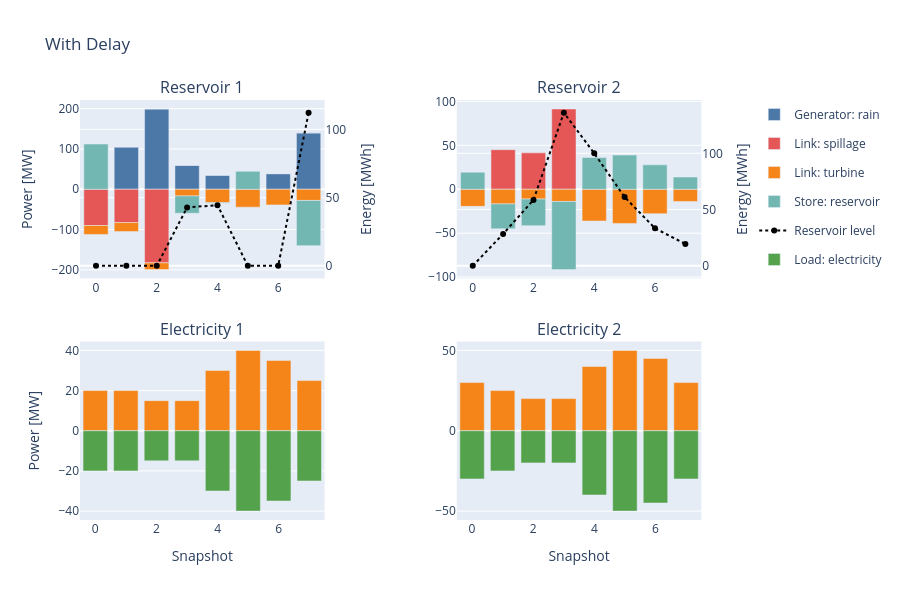

The cell this chart's notebook holds for it:
### Code cell
plot_energy_balance(n, title="With Delay")

### Figure 1 — Plotly figure (JSON) as saved in the notebook; plotly's stock layout.template omitted (floating-point values rounded to 4 significant figures)
{"data": [{"legendgroup": "Generator: rain", "marker": {"color": "#4C78A8"}, "name": "Generator: rain", "showlegend": true, "type": "bar", "x": [0, 1, 2, 3, 4, 5, 6, 7], "xaxis": "x", "y": [0.0, 105.0, 199.4, 59.44, 35.0, 0.0, 38.89, 140.0], "yaxis": "y"}, {"legendgroup": "Link: spillage", "marker": {"color": "#E45756"}, "name": "Link: spillage", "showlegend": true, "type": "bar", "x": [0, 1, 2, 3, 4, 5, 6, 7], "xaxis": "x", "y": [-90.0, -82.78, -182.8, 0.0, 0.0, 0.0, 0.0, 0.0], "yaxis": "y"}, {"legendgroup": "Link: turbine", "marker": {"color": "#F58518"}, "name": "Link: turbine", "showlegend": true, "type": "bar", "x": [0, 1, 2, 3, 4, 5, 6, 7], "xaxis": "x", "y": [-22.22, -22.22, -16.67, -16.67, -33.33, -44.44, -38.89, -27.78], "yaxis": "y"}, {"legendgroup": "Store: reservoir", "marker": {"color": "#72B7B2"}, "name": "Store: reservoir", "showlegend": true, "type": "bar", "x": [0, 1, 2, 3, 4, 5, 6, 7], "xaxis": "x", "y": [112.2, 0.0, 0.0, -42.78, -1.667, 44.44, 0.0, -112.2], "yaxis": "y"}, {"legendgroup": "Reservoir level", "line": {"color": "black", "dash": "dot", "width": 2}, "mode": "lines+markers", "name": "Reservoir level", "showlegend": true, "type": "scatter", "x": [0, 1, 2, 3, 4, 5, 6, 7], "xaxis": "x", "y": [0.0, 0.0, 0.0, 42.78, 44.44, 0.0, 0.0, 112.2], "yaxis": "y2"}, {"legendgroup": "Link: spillage", "marker": {"color": "#E45756"}, "name": "Link: spillage", "showlegend": false, "type": "bar", "x": [0, 1, 2, 3, 4, 5, 6, 7], "xaxis": "x2", "y": [0.0, 45.0, 41.39, 91.39, 0.0, 0.0, 0.0, 0.0], "yaxis": "y3"}, {"legendgroup": "Link: turbine", "marker": {"color": "#F58518"}, "name": "Link: turbine", "showlegend": false, "type": "bar", "x": [0, 1, 2, 3, 4, 5, 6, 7], "xaxis": "x2", "y": [-19.44, -16.67, -11.11, -13.89, -36.11, -38.89, -27.78, -13.89], "yaxis": "y3"}, {"legendgroup": "Store: reservoir", "marker": {"color": "#72B7B2"}, "name": "Store: reservoir", "showlegend": false, "type": "bar", "x": [0, 1, 2, 3, 4, 5, 6, 7], "xaxis": "x2", "y": [19.44, -28.33, -30.28, -77.5, 36.11, 38.89, 27.78, 13.89], "yaxis": "y3"}, {"legendgroup": "Reservoir level", "line": {"color": "black", "dash": "dot", "width": 2}, "mode": "lines+markers", "name": "Reservoir level", "showlegend": false, "type": "scatter", "x": [0, 1, 2, 3, 4, 5, 6, 7], "xaxis": "x2", "y": [0.0, 28.33, 58.61, 136.1, 100.0, 61.11, 33.33, 19.44], "yaxis": "y4"}, {"legendgroup": "Link: turbine", "marker": {"color": "#F58518"}, "name": "Link: turbine", "showlegend": false, "type": "bar", "x": [0, 1, 2, 3, 4, 5, 6, 7], "xaxis": "x3", "y": [20.0, 20.0, 15.0, 15.0, 30.0, 40.0, 35.0, 25.0], "yaxis": "y5"}, {"legendgroup": "Load: electricity", "marker": {"color": "#54A24B"}, "name": "Load: electricity", "showlegend": true, "type": "bar", "x": [0, 1, 2, 3, 4, 5, 6, 7], "xaxis": "x3", "y": [-20.0, -20.0, -15.0, -15.0, -30.0, -40.0, -35.0, -25.0], "yaxis": "y5"}, {"legendgroup": "Link: turbine", "marker": {"color": "#F58518"}, "name": "Link: turbine", "showlegend": false, "type": "bar", "x": [0, 1, 2, 3, 4, 5, 6, 7], "xaxis": "x4", "y": [30.0, 25.0, 20.0, 20.0, 40.0, 50.0, 45.0, 30.0], "yaxis": "y6"}, {"legendgroup": "Load: electricity", "marker": {"color": "#54A24B"}, "name": "Load: electricity", "showlegend": false, "type": "bar", "x": [0, 1, 2, 3, 4, 5, 6, 7], "xaxis": "x4", "y": [-30.0, -25.0, -20.0, -20.0, -40.0, -50.0, -45.0, -30.0], "yaxis": "y6"}], "layout": {"annotations": [{"font": {"size": 16}, "showarrow": false, "text": "Reservoir 1", "x": 0.185, "xanchor": "center", "xref": "paper", "y": 1.0, "yanchor": "bottom", "yref": "paper"}, {"font": {"size": 16}, "showarrow": false, "text": "Reservoir 2", "x": 0.755, "xanchor": "center", "xref": "paper", "y": 1.0, "yanchor": "bottom", "yref": "paper"}, {"font": {"size": 16}, "showarrow": false, "text": "Electricity 1", "x": 0.185, "xanchor": "center", "xref": "paper", "y": 0.425, "yanchor": "bottom", "yref": "paper"}, {"font": {"size": 16}, "showarrow": false, "text": "Electricity 2", "x": 0.755, "xanchor": "center", "xref": "paper", "y": 0.425, "yanchor": "bottom", "yref": "paper"}], "barmode": "relative", "height": 600, "title": {"text": "With Delay"}, "xaxis": {"anchor": "y", "domain": [0.0, 0.37]}, "xaxis2": {"anchor": "y3", "domain": [0.57, 0.94]}, "xaxis3": {"anchor": "y5", "domain": [0.0, 0.37], "title": {"text": "Snapshot"}}, "xaxis4": {"anchor": "y6", "domain": [0.57, 0.94], "title": {"text": "Snapshot"}}, "yaxis": {"anchor": "x", "domain": [0.575, 1.0], "title": {"text": "Power [MW]"}}, "yaxis2": {"anchor": "x", "overlaying": "y", "side": "right", "title": {"text": "Energy [MWh]"}}, "yaxis3": {"anchor": "x2", "domain": [0.575, 1.0]}, "yaxis4": {"anchor": "x2", "overlaying": "y3", "side": "right", "title": {"text": "Energy [MWh]"}}, "yaxis5": {"anchor": "x3", "domain": [0.0, 0.425], "title": {"text": "Power [MW]"}}, "yaxis6": {"anchor": "x4", "domain": [0.0, 0.425]}}}
